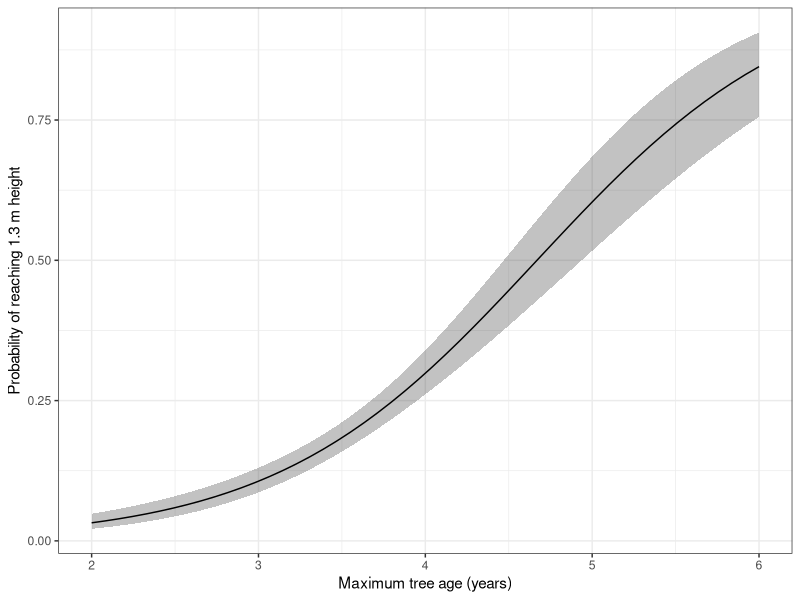

Generate this figure with R:
################################################################################
# Age required to reach 1.3 m height
# Logistic regression analysis
# Input: data_regen.csv
################################################################################

# Load library
library(ggplot2)

# Utility function
inv_logit <- function(x) 1 / (1 + exp(-x))

################################################################################
# Load data
regen <- read.csv("data_age_to_1.3m_height.csv")

# Fit logistic regression
glm_height <- glm(persoonia_regen_height_m > 1.3 ~ max_tree_age_yrs, 
                  family = binomial, 
                  data = regen)
summary(glm_height)

# Calculate age at which 50% of trees reach 1.3 m
# At 50% probability, logit = 0, so age = -intercept / slope
age_at_50pct <- -coef(glm_height)[1] / coef(glm_height)[2]
round(age_at_50pct, 1)  # 4.7 years

# Accounting for 1 year lag between harvest and regeneration
round(age_at_50pct - 1, 1)  # 3.7 years

# Generate predictions
pred_height <- data.frame(max_tree_age_yrs = seq(2, 6, length = 50))

fits <- predict(glm_height, newdata = pred_height, se.fit = TRUE)
pred_height$mean <- inv_logit(fits$fit)
pred_height$ymin <- inv_logit(fits$fit - 1.96 * fits$se.fit)
pred_height$ymax <- inv_logit(fits$fit + 1.96 * fits$se.fit)

# Create figure
fig_height_age <- ggplot(pred_height, aes(x = max_tree_age_yrs)) +
  geom_ribbon(aes(ymin = ymin, ymax = ymax), alpha = 0.3) +
  geom_line(aes(y = mean)) +
  labs(x = "Maximum tree age (years)",
       y = "Probability of reaching 1.3 m height") +
  theme_bw()
fig_height_age
